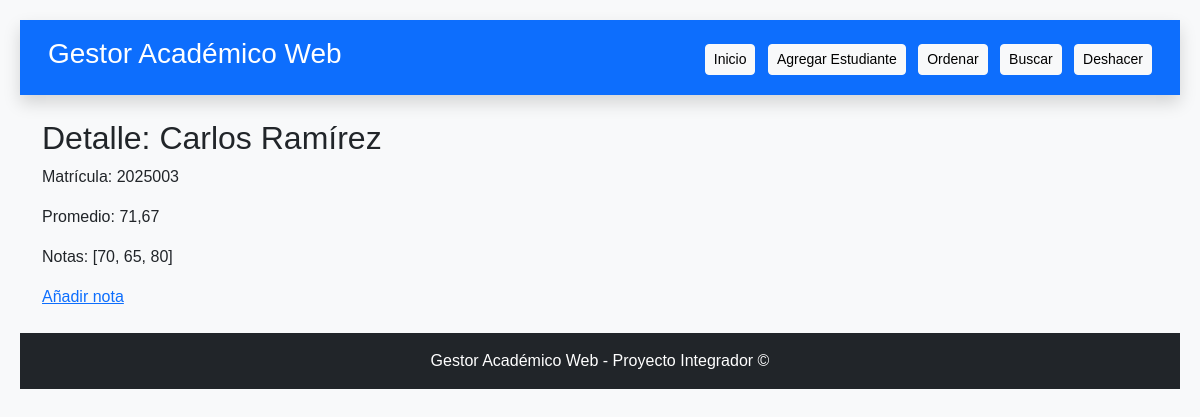
/student/4/, run on the app's committed database.
### gestor_academico/models.py (models this page shows, shortened)
class Student(models.Model):
    matricula = models.CharField(max_length=20, unique=True)
    nombre = models.CharField(max_length=150)
    notas = models.JSONField(default=list, blank=True)
    def promedio(self):
        if not self.notas:
            return 0.0
        return round(sum(self.notas) / len(self.notas), 2)

### gestor_academico/views.py (the view)
# urls.py: path('student/<int:pk>/', views.student_detail, name='student_detail'),
def student_detail(request, pk):
    student = get_object_or_404(Student, pk=pk)
    return render(request, 'gestor_academico/student_detail.html', {'student': student})

### gestor_academico/templates/gestor_academico/student_detail.html
{% extends 'gestor_academico/base.html' %}
{% block content %}
<h2>Detalle: {{ student.nombre }}</h2>
<p>Matrícula: {{ student.matricula }}</p>
<p>Promedio: {{ student.promedio }}</p>
<p>Notas: {{ student.notas }}</p>
<a href="{% url 'add_grade' student.id %}">Añadir nota</a>
{% endblock %}

### gestor_academico/static/gestor_academico/css/style.css (style rules this page uses)
body { font-family: Arial, sans-serif; margin: 20px; }

### data on the page
Student: nombre "Carlos Ramírez", matricula "2025003", promedio "71,67", notas "[70, 65, 80]"
